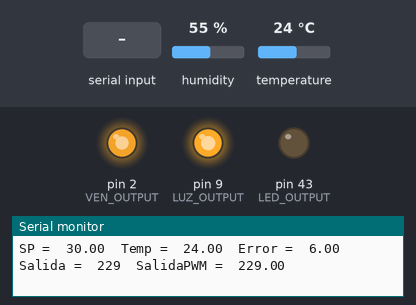
Recording of a sketch running on a simulated Arduino Mega 2560, built with avr-gcc and run on an emulated ATmega2560. Shown: output pins drawn as LEDs (lit = HIGH), the last lines printed to the serial monitor. The test bench sets the inputs (shaded band); at power-on: temperature 24 °C, humidity 55 %.

Above: at 2.0 s.
2.1 s: temperature set to 33 °C
At 8.0 s:
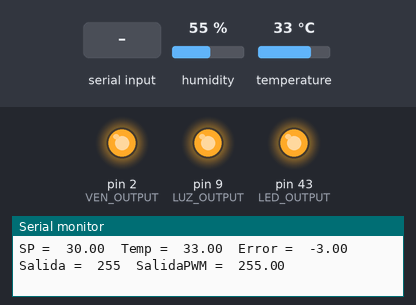
9.8 s: temperature set to 12 °C
At 14.5 s:
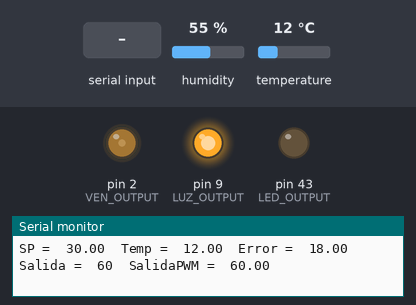
15.5 s: "S\n" received over Serial
At 16.8 s:
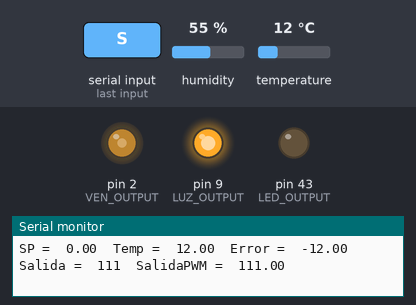
21.8 s: "P\n" received over Serial
Timing chart, 0 to 26.3 s (numbered marks = the images above; inputs shaded):
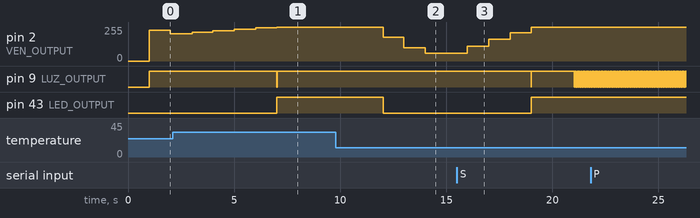

Measured:
- after the input at 2.1 s, pin 9 (LUZ_OUTPUT): HIGH → LOW after 4.9 s, → HIGH 0.03 s later; pin 43 (LED_OUTPUT): LOW → HIGH after 4.9 s
- after the input at 9.8 s, pin 2 (VEN_OUTPUT): 255/255 → 177/255 after 2.2 s, → 99/255 0.98 s later, → 60/255 1.0 s later; pin 9 (LUZ_OUTPUT): stops changing and stays HIGH; pin 43 (LED_OUTPUT): HIGH → LOW after 2.2 s
- after the input at 15.5 s, pin 2 (VEN_OUTPUT): 60/255 → 111/255 after 0.50 s, → 162/255 1.0 s later, → 213/255 1.0 s later, → 255/255 0.98 s later; pin 9 (LUZ_OUTPUT): goes LOW 0.01 s, HIGH 2.0 s, 23 × (LOW 0.01 s, HIGH 0.02 s), LOW 0.01 s, then HIGH, starting after 3.5 s; pin 43 (LED_OUTPUT): LOW → HIGH after 3.5 s

The sketch:

Arquitectura_SW_Dinamico.ino.ino
```cpp
////////////// LIBRERIAS
#include <DHT.h>
#include <PID_v1.h>

#define DHTTYPE DHT11
#define DHTPIN 5
DHT dht(DHTPIN, DHTTYPE);

#define Sensor A0
#define VEN_OUTPUT 2
#define LUZ_OUTPUT 9
#define LED_OUTPUT 43

double valorTemperatura, temperaturaEsperada=30;
double salidaPWM, salidaPWMVen=0;
unsigned long tiempoActual =0, tiempoPrevio=0;
double tiempoTranscurrido=0;

double error=0;
double errorPrevio=0;
double errorAcu=0, cambError=0;

float kp=4.2734;
float ki=0.0000005;
float kd=8;

int tiempo=1000;
double ultimoTiempo;

int salida=255;
double salidaLuz=255;
//PID myPID(&valorTemperatura, &salidaPWM, &temperaturaEsperada, kp, ki, kd, DIRECT);

void setup (){
  Serial.begin(115200);
  pinMode(LED_OUTPUT , OUTPUT);
  TCCR2B = TCCR2B & 0b000 | 0x07;
  error=0;
  errorPrevio=0;
  errorAcu=0;
  cambError=0;
  valorTemperatura=dht.readTemperature();
  salidaPWM=0;
  dht.begin();
}

double promLectura(){
  double prom = dht.readTemperature();
  int i=0;
  while (i<5){
    prom += dht.readTemperature();
    i++;
  }
  prom = prom/(i+1);
  return prom;
}

void validarSerial (){
  if(Serial.available()){
    String data = Serial.readStringUntil('\n');
    String variable = data.substring(0,1);
    String datos = data.substring(2);

   if(variable.equals("S") || variable.equals("s")){
      temperaturaEsperada=datos.toDouble();
   }
   if(variable.equals("P") || variable.equals("p")){
      kp=datos.toFloat();
   }
   if(variable.equals("I") || variable.equals("i")){
      ki=datos.toFloat();
   }
   if(variable.equals("D") || variable.equals("d")){
      kd=datos.toFloat();
   }
  }
}

void calcularPID(){
  tiempoActual=millis();
  tiempoTranscurrido =tiempoActual - tiempoPrevio;
  tiempoPrevio = tiempoActual;

  error= temperaturaEsperada - valorTemperatura;
  errorAcu += error*tiempoTranscurrido;
  cambError = (error-errorPrevio)/tiempoTranscurrido;

  salidaPWM = kp*error + ki*errorAcu + kd*cambError;
  salida += salidaPWM*-1;

  salidaLuz = salidaLuz-(salida-255);
  if(salida >=255){
    salida=255;
    controlarLed(1);
  }else{
    controlarLed(0);
    if(salida <=60){
      salida =60;
    }
  }
  if(salidaLuz<0){
    salidaLuz=0;
  }else{
    if(salidaLuz >=255){
      salidaLuz=255;
    }
  }
  salidaPWM = salida;
}

void loop(){
   unsigned long now = millis();
   int camTiemp = (now-ultimoTiempo);
   if(camTiemp >= tiempo){
       validarSerial();
       valorTemperatura = promLectura();
       calcularPID();
       prenderApagar();
       //exportarDatos();
       pintarDatos();
       //pintarGrafica();
      ultimoTiempo = now;
   }
}

void exportarDatos(){
   Serial.print(" Lectura del ventiladoR;");
   Serial.print(salidaPWM);
   Serial.print(";Lectura del sensor;");
   Serial.print(valorTemperatura);
   Serial.println("");
}

void pintarDatos(){
  Serial.print("SP =  ");
  Serial.print(temperaturaEsperada);
  Serial.print("  ");
  Serial.print("Temp =  ");
  Serial.print(valorTemperatura);
  Serial.print("  ");
  Serial.print("Error =  ");
  Serial.print(error);
  Serial.print("  ");
  Serial.print("Salida =  ");
  Serial.print(salida);
  Serial.print("  ");
  Serial.print("SalidaPWM =  ");
  Serial.print(salidaPWMVen);
  Serial.print("  ");
  Serial.println("");
}

void pintarGrafica(){
  Serial.print((salida/10));
  Serial.print(",");
  Serial.print(temperaturaEsperada);
  Serial.print(",");
  Serial.println(valorTemperatura);
}

void prenderApagar(){
    salidaPWMVen=salidaPWM;
    controlarVentilador(salidaPWMVen);
    controlarLuz(salidaLuz);
}

void controlarVentilador(int salida2){
  analogWrite(VEN_OUTPUT, salida2);
}

void controlarLuz(int salida2){
  analogWrite(LUZ_OUTPUT, salida2);
}

void controlarLed(int var){
  if(var==1){
    digitalWrite(LED_OUTPUT , HIGH);
  }else{
    digitalWrite(LED_OUTPUT , LOW);
  }
}
```
